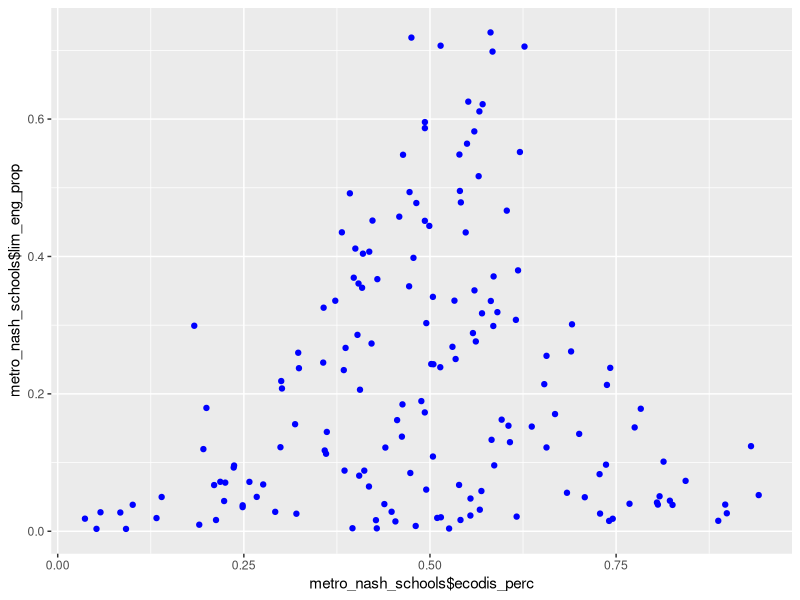

Generate this figure with R: (Note: this script raises an error after producing the figure.)
## ---- chunk 1
knitr::opts_chunk$set(echo = TRUE)
## ---- chunk 2
# packages you need for today
library(dplyr)
library(ggplot2)

# data for today
metro_nash_schools <- read.csv("metro-nash-schools.csv")
head(metro_nash_schools)
## ---- chunk 3
dim(metro_nash_schools)
nrow(metro_nash_schools)
ncol(metro_nash_schools)
## ---- chunk 4
# It seems to represent how many kids come from economically disadvantaged 
View(metro_nash_schools$Economically.Disadvantaged)
# integer 
## ---- chunk 5
# we do need to add that variable 
metro_nash_schools$total <- metro_nash_schools$Male + metro_nash_schools$Female
## ---- chunk 6
metro_nash_schools$ecodis_perc <- metro_nash_schools$Economically.Disadvantaged / metro_nash_schools$total
## ---- chunk 7
prop<- metro_nash_schools %>% arrange(desc(ecodis_perc))
## ---- chunk 8
metro_nash_schools<- 
  metro_nash_schools %>%
  mutate(lim_eng_prop = Limited.English.Proficiency/ metro_nash_schools$total)
## ---- chunk 9
# plot
ggplot( , aes(x=metro_nash_schools$ecodis_perc , y= metro_nash_schools$lim_eng_prop)) + geom_point(color= "blue")

## ---- chunk 10
# plot


## ---- chunk 11
# plot
g1 <- ggplot(metro_nash_schools, aes(x=econ_dis_prop, y=lim_eng_prop)) +
  geom_point(color="steelblue")
## ---- chunk 12
g1 <- g1+ geom_point( 
  alpha = 0.5,
  size = ,
  y= " Prop with Limited english", 
  size = "Enrollment", 
  x="Prop of Econ Dis kids") +
  theme_minimal()

g1
## ---- chunk 13
g1 <- g1+ labs( 
  title = "limited English ",
  subtitle = "Metro Nash Schools",
  y= " Prop with Limited english", 
  size = "Enrollment", 
  x="Prop of Econ Dis kids") +
  theme_minimal()

g1

## ---- chunk 14
# we could at ethnicity or mapped location or the type of school
metro_nash_schools$NonW <- metro_nash_schools[22] + metro_nash_schools[23] + metro_nash_schools[24] + metro_nash_schools[25] + metro_nash_schools[26]

